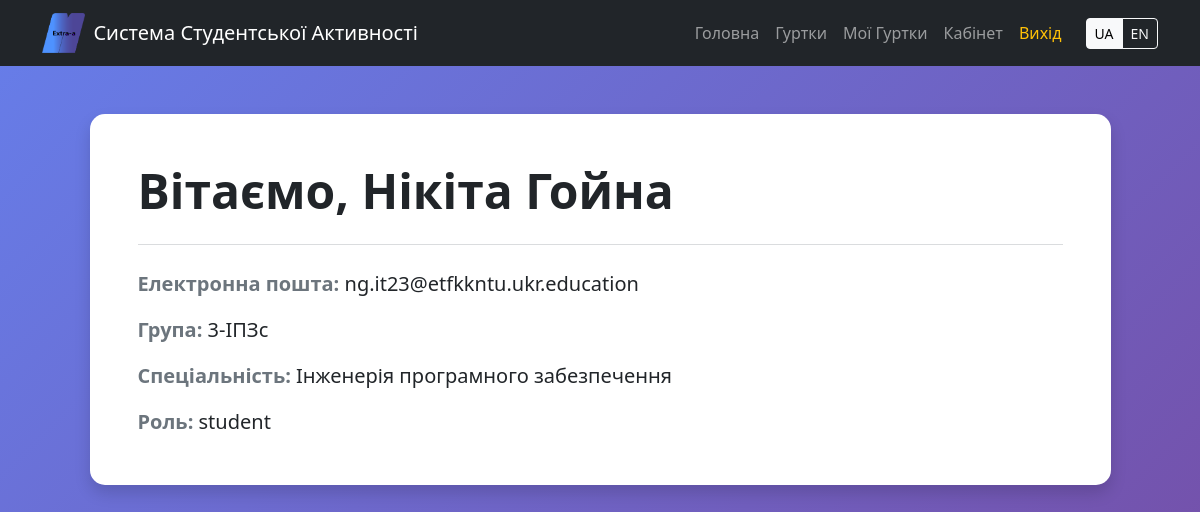
The app's page /dashboard (signed in) with its own data.
### app.py (models this page shows)
class Student(db.Model, UserMixin):
    id = db.Column(db.Integer, primary_key=True)
    full_name = db.Column(db.String(100))
    email = db.Column(db.String(100), unique=True)
    password = db.Column(db.String(200))
    group_name = db.Column(db.String(50))
    speciality = db.Column(db.String(100))
    role = db.Column(db.String(20), default='student')

### app.py (the view)
@app.route('/dashboard')
@login_required
def dashboard():
    return render_template('dashboard.html')

### app.py (called while the page is built)
@app.context_processor
def inject_lang():
    lang = session.get('lang', 'uk')
    return dict(lang=lang, text=TRANSLATIONS[lang])

@login_manager.user_loader
def load_user(user_id):
    return Student.query.get(int(user_id))

### static/templates/dashboard.html (shortened to what this page needs)
{% extends 'base.html' %}
{% block content %}
<div class="row justify-content-center mt-4 mb-5">
    <div class="col-10 col-md-11">
        <div class="card shadow border-0" style="border-radius: 15px; background-color: #ffffff;">
            <div class="card-body p-4 p-sm-5">
                <h1 class="display-5 fw-bold text-dark mb-4">
                    {{ text['dash_welcome'] }}, {{ current_user.full_name }}
                </h1>
                <hr class="border-secondary opacity-25 mb-4">
                <p class="fs-5 text-dark mb-3">
                    <strong class="text-secondary">{{ text['label_email'] }}:</strong> {{ current_user.email }}
                </p>
                <p class="fs-5 text-dark mb-3">
                    <strong class="text-secondary">{{ text['dash_group'] }}:</strong> {{ current_user.group_name }}
                </p>
                <p class="fs-5 text-dark mb-3">
                    <strong class="text-secondary">{{ text['dash_speciality'] }}:</strong> {{ current_user.speciality }}
                </p>
                <p class="fs-5 text-dark mb-0">
                    <strong class="text-secondary">{{ text['dash_role'] }}:</strong> {{ current_user.role }}
                </p>
            </div>
        </div>
    </div>
</div>
{% endblock %}

### static/css/index.css (style rules this page uses)
:root { --header-footer-bg: #222; }
body { font-family: 'Segoe UI', Roboto, Helvetica, Arial, sans-serif; background: linear-gradient(135deg, #667eea 0%, #764ba2 100%) !important; min-height: 100vh; display: flex; flex-direction: column; margin: 0; }

### records on screen
Student: full_name "Нікіта Гойна", email "ng.it23@etfkkntu.ukr.education", group_name "3-ІПЗс", speciality "Інженерія програмного забезпечення", role "student"

### other values on screen
{{ text['brand'] }} "Система Студентської Активності"
{{ text['home'] }} "Головна"
{{ text['clubs'] }} "Гуртки"
{{ text['my_clubs'] }} "Мої Гуртки"
{{ text['dashboard'] }} "Кабінет"
{{ text['logout'] }} "Вихід"
{{ text['dash_welcome'] }} "Вітаємо"
{{ text['label_email'] }} "Електронна пошта"
{{ text['dash_group'] }} "Група"
{{ text['dash_speciality'] }} "Спеціальність"
{{ text['dash_role'] }} "Роль"
